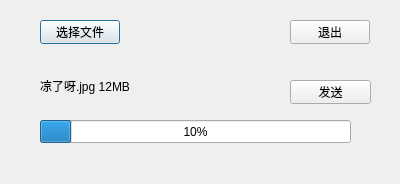
<?xml version="1.0" encoding="UTF-8"?>
<ui version="4.0">
 <class>SendFileDialog</class>
 <widget class="QDialog" name="SendFileDialog">
  <property name="geometry">
   <rect>
    <x>0</x>
    <y>0</y>
    <width>400</width>
    <height>184</height>
   </rect>
  </property>
  <property name="windowTitle">
   <string>Dialog</string>
  </property>
  <widget class="QProgressBar" name="progressBar">
   <property name="geometry">
    <rect>
     <x>40</x>
     <y>120</y>
     <width>311</width>
     <height>23</height>
    </rect>
   </property>
   <property name="baseSize">
    <size>
     <width>23</width>
     <height>311</height>
    </size>
   </property>
   <property name="value">
    <number>10</number>
   </property>
   <property name="alignment">
    <set>Qt::AlignLeading|Qt::AlignLeft|Qt::AlignVCenter</set>
   </property>
   <property name="textVisible">
    <bool>true</bool>
   </property>
   <property name="invertedAppearance">
    <bool>false</bool>
   </property>
  </widget>
  <widget class="QLabel" name="label">
   <property name="geometry">
    <rect>
     <x>40</x>
     <y>70</y>
     <width>311</width>
     <height>31</height>
    </rect>
   </property>
   <property name="text">
    <string>凉了呀.jpg 12MB</string>
   </property>
  </widget>
  <widget class="QPushButton" name="pushButton_Select">
   <property name="geometry">
    <rect>
     <x>40</x>
     <y>20</y>
     <width>80</width>
     <height>24</height>
    </rect>
   </property>
   <property name="text">
    <string>选择文件</string>
   </property>
  </widget>
  <widget class="QPushButton" name="pushButton_Send">
   <property name="geometry">
    <rect>
     <x>290</x>
     <y>80</y>
     <width>81</width>
     <height>24</height>
    </rect>
   </property>
   <property name="text">
    <string>发送</string>
   </property>
  </widget>
  <widget class="QPushButton" name="pushButton">
   <property name="geometry">
    <rect>
     <x>290</x>
     <y>20</y>
     <width>80</width>
     <height>24</height>
    </rect>
   </property>
   <property name="text">
    <string>退出</string>
   </property>
  </widget>
 </widget>
 <resources/>
 <connections>
  <connection>
   <sender>pushButton</sender>
   <signal>released()</signal>
   <receiver>SendFileDialog</receiver>
   <slot>close()</slot>
   <hints>
    <hint type="sourcelabel">
     <x>303</x>
     <y>38</y>
    </hint>
    <hint type="destinationlabel">
     <x>191</x>
     <y>59</y>
    </hint>
   </hints>
  </connection>
  <connection>
   <sender>pushButton_Select</sender>
   <signal>released()</signal>
   <receiver>SendFileDialog</receiver>
   <slot>on_btnSelect()</slot>
   <hints>
    <hint type="sourcelabel">
     <x>95</x>
     <y>30</y>
    </hint>
    <hint type="destinationlabel">
     <x>215</x>
     <y>32</y>
    </hint>
   </hints>
  </connection>
  <connection>
   <sender>pushButton_Send</sender>
   <signal>released()</signal>
   <receiver>SendFileDialog</receiver>
   <slot>on_btnSend()</slot>
   <hints>
    <hint type="sourcelabel">
     <x>349</x>
     <y>101</y>
    </hint>
    <hint type="destinationlabel">
     <x>178</x>
     <y>22</y>
    </hint>
   </hints>
  </connection>
 </connections>
 <slots>
  <slot>on_btnSelect()</slot>
  <slot>on_btnSend()</slot>
 </slots>
</ui>
